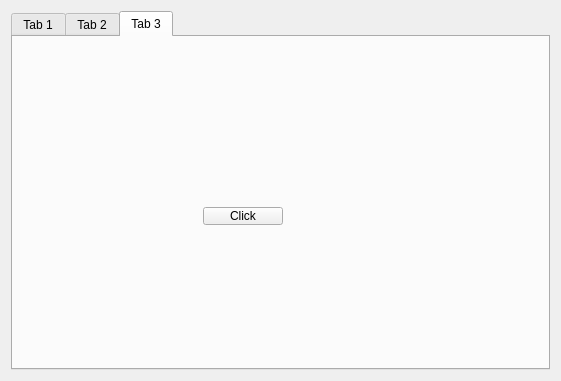
<?xml version="1.0" encoding="UTF-8"?>
<ui version="4.0">
 <class>Widget</class>
 <widget class="QWidget" name="Widget">
  <property name="geometry">
   <rect>
    <x>0</x>
    <y>0</y>
    <width>561</width>
    <height>381</height>
   </rect>
  </property>
  <property name="windowTitle">
   <string>Widget</string>
  </property>
  <layout class="QVBoxLayout" name="verticalLayout_2">
   <item>
    <widget class="QTabWidget" name="tabWidget">
     <property name="currentIndex">
      <number>2</number>
     </property>
     <widget class="QWidget" name="tab">
      <attribute name="title">
       <string>Tab 1</string>
      </attribute>
      <layout class="QHBoxLayout" name="horizontalLayout">
       <item>
        <widget class="QPushButton" name="pushButton">
         <property name="text">
          <string>One</string>
         </property>
        </widget>
       </item>
       <item>
        <widget class="QPushButton" name="pushButton_2">
         <property name="text">
          <string>Two</string>
         </property>
        </widget>
       </item>
      </layout>
     </widget>
     <widget class="QWidget" name="tab_2">
      <attribute name="title">
       <string>Tab 2</string>
      </attribute>
      <layout class="QVBoxLayout" name="verticalLayout_3">
       <item>
        <widget class="QLineEdit" name="lineEdit"/>
       </item>
      </layout>
     </widget>
     <widget class="QWidget" name="tab_3">
      <attribute name="title">
       <string>Tab 3</string>
      </attribute>
      <widget class="QPushButton" name="pushButton_3">
       <property name="geometry">
        <rect>
         <x>190</x>
         <y>170</y>
         <width>80</width>
         <height>18</height>
        </rect>
       </property>
       <property name="text">
        <string>Click</string>
       </property>
      </widget>
     </widget>
    </widget>
   </item>
  </layout>
 </widget>
 <resources/>
 <connections/>
</ui>
